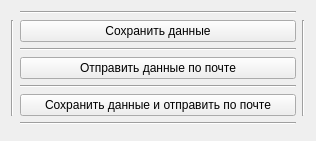
  <widget class="QWidget" name="gridLayoutWidget_3">
   <property name="geometry">
    <rect>
     <x>550</x>
     <y>130</y>
     <width>316</width>
     <height>141</height>
    </rect>
   </property>
   <layout class="QGridLayout" name="gridLayout_3">
    <item row="1" column="1">
     <widget class="QPushButton" name="pushButton">
      <property name="text">
       <string>Сохранить данные</string>
      </property>
     </widget>
    </item>
    <item row="3" column="1">
     <widget class="QPushButton" name="pushButton_2">
      <property name="text">
       <string>Отправить данные по почте</string>
      </property>
     </widget>
    </item>
    <item row="1" column="0" rowspan="5">
     <widget class="Line" name="line_44">
      <property name="orientation">
       <enum>Qt::Vertical</enum>
      </property>
     </widget>
    </item>
    <item row="1" column="2" rowspan="5">
     <widget class="Line" name="line_40">
      <property name="orientation">
       <enum>Qt::Vertical</enum>
      </property>
     </widget>
    </item>
    <item row="4" column="1">
     <widget class="Line" name="line_42">
      <property name="orientation">
       <enum>Qt::Horizontal</enum>
      </property>
     </widget>
    </item>
    <item row="2" column="1">
     <widget class="Line" name="line_43">
      <property name="orientation">
       <enum>Qt::Horizontal</enum>
      </property>
     </widget>
    </item>
    <item row="6" column="1">
     <widget class="Line" name="line_41">
      <property name="orientation">
       <enum>Qt::Horizontal</enum>
      </property>
     </widget>
    </item>
    <item row="5" column="1">
     <widget class="QPushButton" name="pushButton_3">
      <property name="text">
       <string>Сохранить данные и отправить по почте</string>
      </property>
     </widget>
    </item>
    <item row="0" column="1">
     <widget class="Line" name="line_45">
      <property name="orientation">
       <enum>Qt::Horizontal</enum>
      </property>
     </widget>
    </item>
   </layout>
  </widget>
